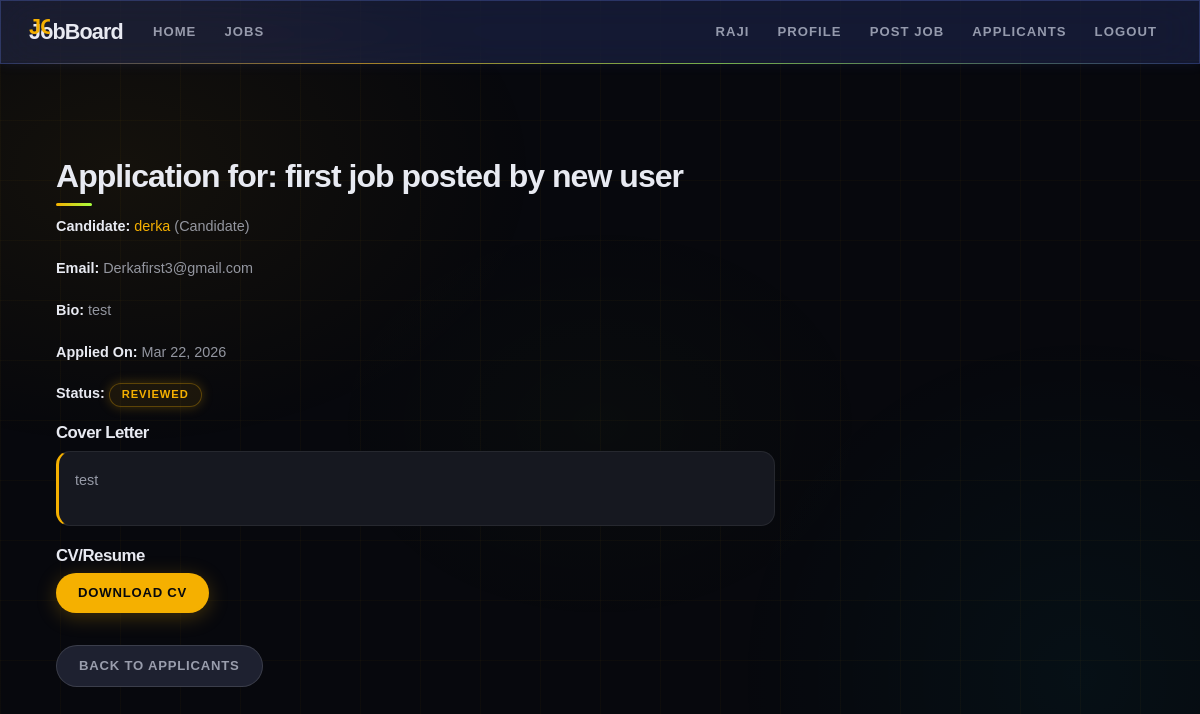
/employer/application/2/ (signed in), run on the app's committed database.
### jobs/models.py (models this page shows, shortened)
class Application(models.Model):
    STATUS=[
        ("applied", "Applied"),
        ("reviewed", "Reviewed"),
        ("rejected", "Rejected"),
        ("accepted", "Accepted"),
    ]
    profile= models.ForeignKey(Profile, on_delete=models.CASCADE)
    job= models.ForeignKey(Jobs, on_delete=models.CASCADE)
    cover_letter= models.TextField(blank=True, null=True)
    cv= models.FileField(upload_to='cvs/', blank=True, null=True)
    status= models.CharField(max_length=10, choices=STATUS, default="applied")
    applied_at= models.DateTimeField(auto_now_add=True)
    class Meta:
        unique_together= [['profile', 'job']]

class Jobs(models.Model):
    profile= models.ForeignKey(Profile , on_delete= models.CASCADE, related_name="jobs")
    title= models.CharField(max_length= 100)
    description = models.TextField()
    location = models.CharField(max_length=25)
    salary= models.DecimalField(max_digits=10, decimal_places=2, blank=True, null=True)
    created_at= models.DateTimeField(auto_now_add=True)

class Profile(models.Model):
    ROLE_CHOICES = [
        ( "employer", "Employer"),
        ("candidate","Candidate")
    ]
    user= models.OneToOneField(User, on_delete=models.CASCADE , related_name="profile")
    role= models.CharField( max_length= 10, choices=ROLE_CHOICES, default="employer")
    bio= models.TextField(blank=True, null= True)
    profile_picture = models.ImageField(upload_to='profile_pictures/', blank=True, null=True)

### jobs/views.py (the view, shortened to what this page needs)
# urls.py: path('employer/application/<int:app_id>/', views.application_detail, name='application_detail'),
@login_required
def application_detail(request, app_id):
    app = get_object_or_404(Application, id=app_id, job__profile=request.user.profile)
    return render(request, "jobs/application_detail.html", {"application": app})

### jobs/templates/jobs/application_detail.html (shortened to what this page needs)
{% extends 'jobs/base.html' %}
{% block content %}
<div class="container mt-4">
  <div class="row">
    <div class="col-md-8">
      <h2>Application for: {{ application.job.title }}</h2>
      <p><strong>Candidate:</strong> <a href="{% url 'profile_detail' application.profile.id %}">{{ application.profile.user.username }}</a> ({{ application.profile.get_role_display }})</p>
      <p><strong>Email:</strong> {{ application.profile.user.email }}</p>
      {% if application.profile.bio %}
        <p><strong>Bio:</strong> {{ application.profile.bio }}</p>
      {% endif %}
      <p><strong>Applied On:</strong> {{ application.applied_at|date:'M d, Y' }}</p>
      <p><strong>Status:</strong>
        <span class="badge
          {% if application.status == 'applied' %}bg-primary
          {% elif application.status == 'reviewed' %}bg-warning
          {% elif application.status == 'accepted' %}bg-success
          {% elif application.status == 'rejected' %}bg-danger
          {% endif %}">
          {{ application.get_status_display }}
        </span>
      </p>
      {% if application.cover_letter %}
        <h4>Cover Letter</h4>
        <div class="border p-3 mb-3">
          {{ application.cover_letter|linebreaks }}
        </div>
      {% endif %}
      {% if application.cv %}
        <h4>CV/Resume</h4>
        <p><a href="{{ application.cv.url }}" target="_blank" class="btn btn-primary">Download CV</a></p>
      {% endif %}
    </div>
  </div>
  <div class="mt-3">
    <a href="{% url 'employer_applicants' %}" class="btn btn-secondary">Back to Applicants</a>
  </div>
</div>
{% endblock %}

### jobs/templates/jobs/base.html (shortened to what this page needs)
<!DOCTYPE html>
<html lang="en">
<head>
{% load static %}
<link href="https://cdnjs.cloudflare.com/ajax/libs/bootswatch/5.2.3/flatly/bootstrap.min.css" rel="stylesheet"/>
<link href="{% static 'jobs/jobboard.css' %}" rel="stylesheet"/>
</head>
<body>
<nav class="navbar navbar-expand-lg navbar-dark bg-primary fixed-top">
  <div class="container-fluid">
    <a class="navbar-brand" href="{% url 'home' %}">JobBoard</a>
    <div class="collapse navbar-collapse" id="navbarMain">
      <ul class="navbar-nav me-auto mb-2 mb-lg-0">
        <li class="nav-item"><a class="nav-link" href="{% url 'home' %}">Home</a></li>
        <li class="nav-item"><a class="nav-link" href="{% url 'job_list' %}">Jobs</a></li>
      </ul>
      <ul class="navbar-nav ms-auto">
        {% if user.is_authenticated %}
          <li class="nav-item"><span class="nav-link">{{ user.username }}</span></li>
          <li class="nav-item"><a class="nav-link" href="{% url 'profile_detail' user.profile.id %}">Profile</a></li>
          {% if user.profile.role == 'employer' %}
            <li class="nav-item"><a class="nav-link" href="{% url 'job_create' %}">Post Job</a></li>
            <li class="nav-item"><a class="nav-link" href="{% url 'employer_applicants' %}">Applicants</a></li>
          {% endif %}
          <li class="nav-item"><a class="nav-link" href="{% url 'logout' %}">Logout</a></li>
        {% else %}
          <li class="nav-item"><a class="nav-link" href="{% url 'login_view' %}">Login</a></li>
          <li class="nav-item"><a class="nav-link" href="{% url 'signup' %}">Signup</a></li>
        {% endif %}
      </ul>
    </div>
  </div>
</nav>
<div class="container">
  {% block content %}{% endblock %}
</div>
</body>
</html>

### jobs/templates/jobs/base.html (style rules this page uses)
body { padding-top: 70px; }

### data on the page
Application: job "first job posted by new user", profile.user.username "derka", profile.role "Candidate", profile.user.email "Derkafirst3@gmail.com", profile.bio "test", applied_at "Mar 22, 2026", status "REVIEWED", cover_letter "test"

### other printed values
{{ user.username }} "RAJI"
